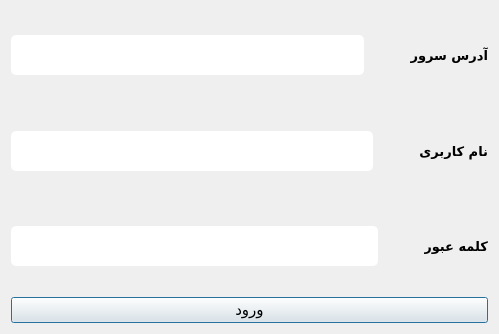
<?xml version="1.0" encoding="UTF-8"?>
<ui version="4.0">
 <class>Dialog</class>
 <widget class="QDialog" name="Dialog">
  <property name="geometry">
   <rect>
    <x>0</x>
    <y>0</y>
    <width>499</width>
    <height>334</height>
   </rect>
  </property>
  <property name="windowTitle">
   <string>Dialog</string>
  </property>
  <layout class="QVBoxLayout" name="verticalLayout">
   <item>
    <layout class="QHBoxLayout" name="horizontalLayout">
     <item>
      <widget class="QLineEdit" name="textIPAddress">
       <property name="font">
        <font>
         <pointsize>10</pointsize>
        </font>
       </property>
       <property name="styleSheet">
        <string notr="true">background-color : white;
border-radius: 5px;
height : 40px;
</string>
       </property>
       <property name="inputMask">
        <string/>
       </property>
       <property name="alignment">
        <set>Qt::AlignCenter</set>
       </property>
      </widget>
     </item>
     <item>
      <spacer name="horizontalSpacer">
       <property name="orientation">
        <enum>Qt::Horizontal</enum>
       </property>
       <property name="sizeType">
        <enum>QSizePolicy::Minimum</enum>
       </property>
       <property name="sizeHint" stdset="0">
        <size>
         <width>40</width>
         <height>20</height>
        </size>
       </property>
      </spacer>
     </item>
     <item>
      <widget class="QLabel" name="label">
       <property name="font">
        <font>
         <family>IRANSans</family>
         <pointsize>10</pointsize>
         <bold>true</bold>
        </font>
       </property>
       <property name="text">
        <string>آدرس سرور</string>
       </property>
      </widget>
     </item>
    </layout>
   </item>
   <item>
    <layout class="QHBoxLayout" name="horizontalLayout_2">
     <item>
      <widget class="QLineEdit" name="textUsername">
       <property name="font">
        <font>
         <pointsize>10</pointsize>
        </font>
       </property>
       <property name="styleSheet">
        <string notr="true">background-color : white;
border-radius: 5px;
height : 40px;
</string>
       </property>
       <property name="alignment">
        <set>Qt::AlignCenter</set>
       </property>
      </widget>
     </item>
     <item>
      <spacer name="horizontalSpacer_2">
       <property name="orientation">
        <enum>Qt::Horizontal</enum>
       </property>
       <property name="sizeType">
        <enum>QSizePolicy::Maximum</enum>
       </property>
       <property name="sizeHint" stdset="0">
        <size>
         <width>40</width>
         <height>20</height>
        </size>
       </property>
      </spacer>
     </item>
     <item>
      <widget class="QLabel" name="label_2">
       <property name="font">
        <font>
         <family>IRANSans</family>
         <pointsize>10</pointsize>
         <bold>true</bold>
        </font>
       </property>
       <property name="text">
        <string>نام کاربری</string>
       </property>
      </widget>
     </item>
    </layout>
   </item>
   <item>
    <layout class="QHBoxLayout" name="horizontalLayout_3">
     <item>
      <widget class="QLineEdit" name="textPassword">
       <property name="font">
        <font>
         <pointsize>10</pointsize>
        </font>
       </property>
       <property name="layoutDirection">
        <enum>Qt::RightToLeft</enum>
       </property>
       <property name="styleSheet">
        <string notr="true">background-color : white;
border-radius: 5px;
height : 40px;
</string>
       </property>
       <property name="alignment">
        <set>Qt::AlignCenter</set>
       </property>
      </widget>
     </item>
     <item>
      <spacer name="horizontalSpacer_3">
       <property name="orientation">
        <enum>Qt::Horizontal</enum>
       </property>
       <property name="sizeType">
        <enum>QSizePolicy::Maximum</enum>
       </property>
       <property name="sizeHint" stdset="0">
        <size>
         <width>40</width>
         <height>20</height>
        </size>
       </property>
      </spacer>
     </item>
     <item>
      <widget class="QLabel" name="label_3">
       <property name="font">
        <font>
         <family>IRANSans</family>
         <pointsize>10</pointsize>
         <bold>true</bold>
        </font>
       </property>
       <property name="text">
        <string>کلمه عبور</string>
       </property>
      </widget>
     </item>
    </layout>
   </item>
   <item>
    <widget class="QPushButton" name="btnLogin">
     <property name="font">
      <font>
       <family>IRANSans</family>
       <pointsize>11</pointsize>
       <bold>false</bold>
      </font>
     </property>
     <property name="text">
      <string>ورود</string>
     </property>
    </widget>
   </item>
  </layout>
 </widget>
 <resources/>
 <connections/>
</ui>
